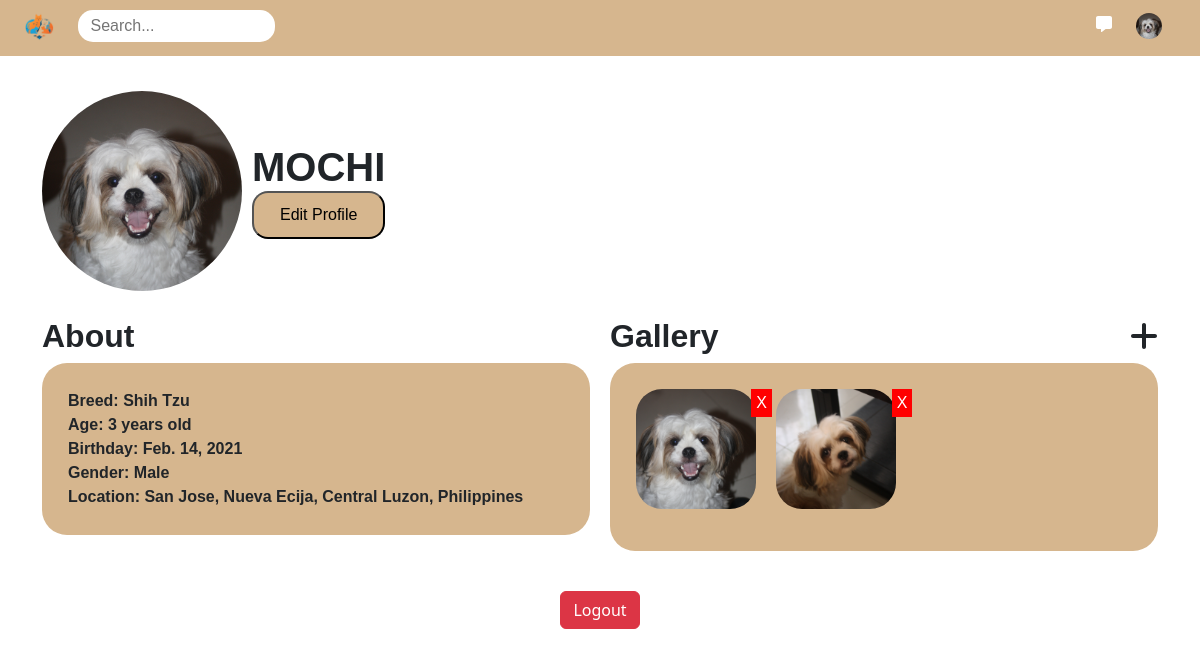
/profile/6 (signed in), run on an earlier commit of the app's database.
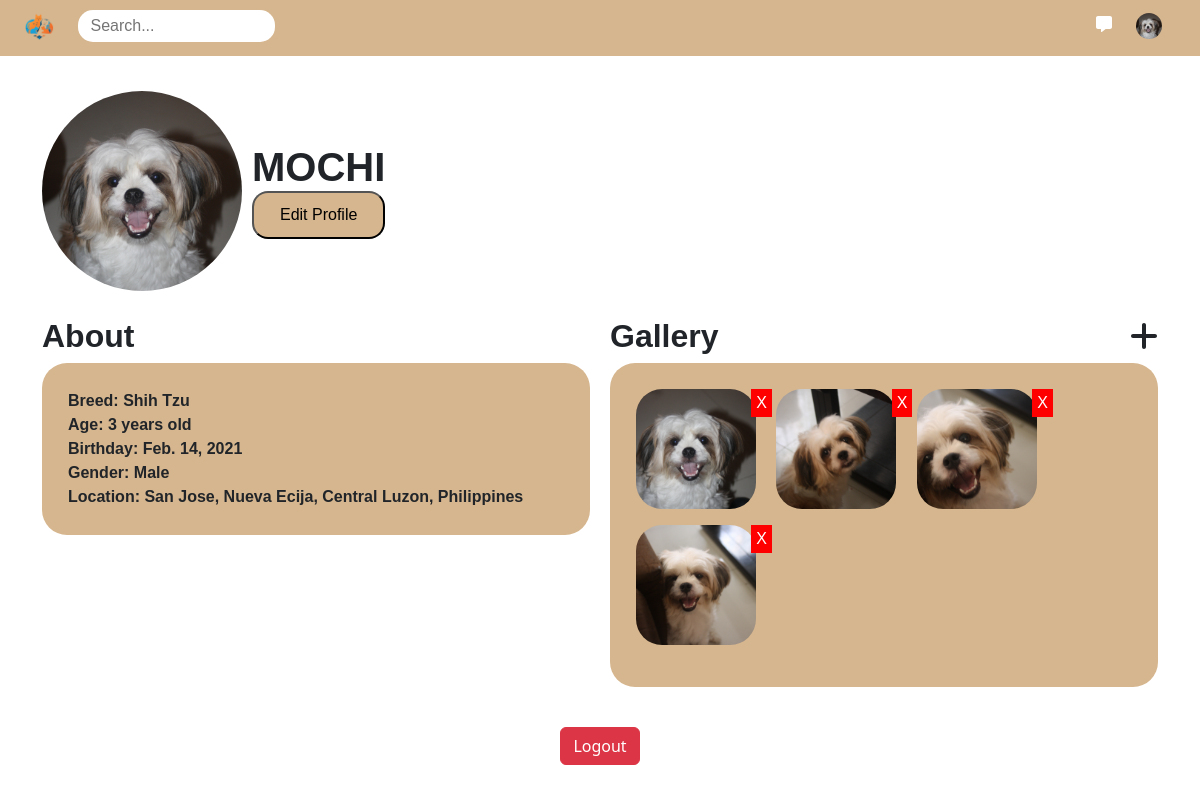
And on a later commit of the database.
### my_app/models.py (models this page shows, shortened)
class Profile(models.Model):
    user = models.ForeignKey(User, on_delete=models.CASCADE)
    profile_picture = models.ImageField(upload_to='Profile_pic/', blank=True, null=True)
    name = models.CharField(max_length=100, default='Unknown')
    gender = models.CharField(max_length=10, default='Unknown')
    breed = models.CharField(max_length=100, default='Unknown')
    birthday = models.DateField(default='2000-01-01')
    location = models.CharField(max_length=200, default='Unknown')
    created_at = models.DateTimeField(auto_now_add=True)
    updated_at = models.DateTimeField(auto_now=True)

class GalleryImage(models.Model):
    profile = models.ForeignKey(Profile, on_delete=models.CASCADE, related_name='gallery_images')
    image = models.ImageField(upload_to='gallery_images/')
    uploaded_at = models.DateTimeField(auto_now_add=True)

### my_app/views.py (the view)
# urls.py: path('profile/<int:user_id>', views.viewprofile, name='viewprofile'),
@login_required(login_url='login')
def viewprofile(request, user_id):
    user = get_object_or_404(User, pk=user_id)
    profile = get_object_or_404(Profile, user=user)
    gallery_images = profile.gallery_images.all()
    today = date.today()
    birth_date = profile.birthday
    age = today.year - birth_date.year - ((today.month, today.day) < (birth_date.month, birth_date.day))
    if request.method == 'POST':
        images = request.FILES.getlist('images')
        if gallery_images.count() + len(images) > 8:
            messages.error(request, "You can only upload up to 8 images.")
            return redirect(reverse('viewprofile', args=[user_id]))
        for image in images:
            gallery_image = GalleryImage(profile=profile, image=image)
            gallery_image.save()
        return redirect(reverse('viewprofile', args=[user_id]))
    else:
        form = GalleryImageForm()
    return render(request, 'viewprofile.html', {'profile': profile, 'age': age, 'form': form, 'gallery_images': gallery_images})

### my_app/views.py
class GalleryImageForm(forms.ModelForm):
    class Meta:
        model = GalleryImage
        fields = ['image']

### my_app/context_processors.py (called while the page is built)
def user_profile(request):
    if request.user.is_authenticated:
        try:
            profile = Profile.objects.get(user=request.user)
        except Profile.DoesNotExist:
            profile = None
        return {'profile': profile}
    return {}

def global_context(request):
    profiles = Profile.objects.all()
    locations = profiles.values_list('location', flat=True).distinct()
    breeds = profiles.values_list('breed', flat=True).distinct()
    return {
        'locations': list(locations),
        'breeds': list(breeds)
    }

### my_app/templates/viewprofile.html (shortened to what this page needs)
{% extends "header.html" %}
{% block content %}
{% load static %}
<div class="container-fluid">
    <div class="container" style="display: flex; align-items: center; margin-top: 35px;">
        <img src="{{ profile.profile_picture.url }}" style="width: 200px; height: 200px; object-fit: cover; border-radius: 50%;">
        <div style="margin-left: 10px;">
            <h1 style="margin: 0; text-transform: uppercase; font-weight: bold;">{{profile.name}}</h1>
            <a style="text-decoration: none; color: black;" href="{% url 'editprofile' %}"><button class="edit-profile-btn">Edit Profile</button></a>
        </div>
    </div>
    <div class="container details" style="margin-top: 26px; display: flex;">
        <div style="flex: 1; margin-right: 20px;">
            <h2 style="font-weight: bold;">About</h2>
            <div class="detail-section">
            <p>Breed: {{ profile.breed }}</p>
            <p>Age: {{ age }} years old</p>
            <p>Birthday: {{ profile.birthday }}</p>
            <p>Gender: {{ profile.gender }}</p>
            <p>Location: {{ profile.location }}</p>
            </div>
        </div>
        <div style="flex: 1;">
            <h2 style="font-weight: bold; display: flex; justify-content: space-between; align-items: center;">
                <span>Gallery</span>
                <i class="fas fa-plus" style="cursor: pointer; margin-left: 10px;" onclick="document.getElementById('fileInput').click();"></i>
            </h2>
            <div class="detail-section" id="imagePreview">
                {% for image in gallery_images %}
                    <div style="display: inline-block; position: relative;">
                    <img src="{{ image.image.url }}" alt="Gallery Image" class="viewprof-img">
                    <a href="{% url 'delete_gallery_image' image.id %}" style="position: absolute; top: 0; right: 0; background: red; color: white; padding: 2px 5px; text-decoration: none;">X</a>
                </div>
                {% endfor %}
            </div>
        </div>
    </div>
</div>
<button class="btn btn-danger" style="margin: 40px auto; display: block;" name="logout" onclick="window.location.href='{% url 'logout' %}'">Logout</button>
{% endblock %}

### my_app/templates/header.html (shortened to what this page needs)
<!DOCTYPE html>
<html lang="en">
<head>
    {% load static %}
    <link rel="stylesheet" type="text/css" href="{% static 'css/bimble.css' %}">
    <link rel="stylesheet" href="https://cdnjs.cloudflare.com/ajax/libs/font-awesome/6.0.0-beta3/css/all.min.css">
    <link href="https://cdn.jsdelivr.net/npm/bootstrap@5.3.3/dist/css/bootstrap.min.css" rel="stylesheet">
</head>
<header>
    <div class="container-fluid" style="background-color: #D6B68e; height: 56px;">
        <div class="flex-container" style="display: flex; align-items: center; padding-top: 10px; position: relative;">
            <div class="container-fluid" style="flex-grow: 1;">
                <a href="{% url 'home' %}" style="text-decoration: none;">
                    <img src="{% static 'images/logo.png' %}" alt="Logo" style="height: 30px;">
                </a>
                <form method="GET" action="{% url 'home' %}" style="display: inline;" id="searchForm">
                  <input type="text" class="search-bar-home" name="search" placeholder="Search..." style="height: 30px; width: 35%; margin-left: 20px; padding-left: 12px;" id="searchBar">
                </form>
            </div>
            <div class="container-fluid" style="text-align: right; padding-right: 26px;">
                <a class="icon-button" href="{% url 'chat' %}">
                    <i class="fa-solid fa-message"></i>
                </a>
                <a href="{% url 'viewprofile' user.id %}" style="text-decoration: none; padding: 0 0 0 20px;">
                  {% if profile and profile.profile_picture %}
                    <img src="{{ profile.profile_picture.url }}" class="profile-pic-btn" alt="Profile Picture">
                  {% else %}
                    <img src="{% static 'default_profile_picture.png' %}" class="profile-pic-btn" alt="Default Profile Picture">
                  {% endif %}
                </a>
            </div>
        </div>
    </div>
</header>
<body>
{% block content %}
{% endblock %}
</body>
</html>

### static/css/bimble.css (style rules this page uses)
* { font-family: Helvetica; }
.flex-container { display: flex; flex-direction: wrap; }
.container { flex: 1; min-width: 300px; }
.search-bar-home { border-radius: 10px; border-color: white; }
.icon-button { border: none; background: transparent; cursor: pointer; padding: 0; outline: none; color: white; text-decoration: none; transition: color 0.3s ease; }
.profile-pic-btn { width: 26px; height: 26px; border-radius: 50%; object-fit: cover; }
input[type=text], input[type=date] { border: none; border-radius: 15px; padding: 16px; width: 100%; height: 36px; }
.edit-profile-btn { background-color: #D6B68e; color: black; border-radius: 16px; width: 100%; height: 48px; }

### my_app/templates/viewprofile.html (style rules this page uses)
.detail-section { background-color: #D6B68e; border-radius: 25px; padding: 26px; margin: 0; }
.detail-section p { font-weight: bold; margin: 0; }
.viewprof-img { width: 120px; height: 120px; border-radius: 26px; object-fit: cover; margin: 0 16px 16px 0; }

What changed in the data, as far as the page shows it:
added GalleryImage: image (picture)
added GalleryImage: image (picture)
